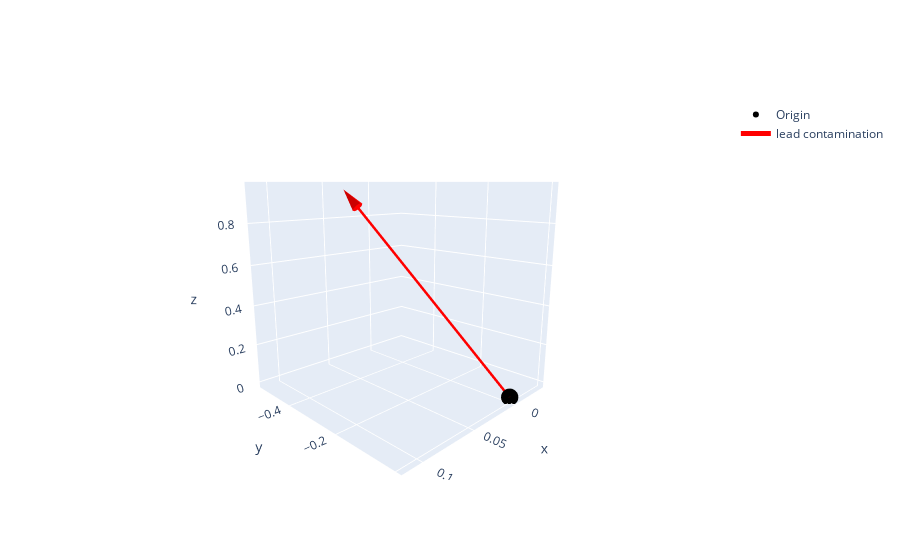

Notebook source saved alongside this figure:
### Markdown cell above
That's a lot of numbers! OpenAI embedding support built in dimensionality reduction - let's try using that and visualizing the result

### Code cell
graph = create_new_graph()

text = "lead contamination"

# Get the embedding of the text
vector = get_embedding(text, dimensions=3)
print(f"Resulting vector: {vector} with {len(vector)} dimensions")

# Add the vector to the plot
add_vector_to_graph(graph, vector, name=text)

# Show the plot
graph.show()

### Figure 1 — Plotly figure (JSON) as saved in the notebook; plotly's stock layout.template omitted (floating-point values rounded to 4 significant figures)
{"data": [{"marker": {"color": "black", "size": 6, "symbol": "circle"}, "mode": "markers", "name": "Origin", "type": "scatter3d", "x": [0], "y": [0], "z": [0]}, {"line": {"color": "red", "width": 5}, "mode": "lines", "name": "lead contamination", "type": "scatter3d", "x": [0, 0.03772], "y": [0, -0.465], "z": [0, 0.8845]}, {"colorscale": [[0, "red"], [1, "red"]], "hoverinfo": "none", "showscale": false, "sizemode": "scaled", "sizeref": 0.1, "type": "cone", "u": [0.03772], "v": [-0.465], "w": [0.8845], "x": [0.03772], "y": [-0.465], "z": [0.8845]}], "layout": {"scene": {"aspectmode": "cube", "camera": {"center": {"x": 0, "y": 0, "z": 0}, "eye": {"x": 1.5, "y": 1.5, "z": 0.5}, "up": {"x": 0, "y": 0, "z": 1}}}}}
